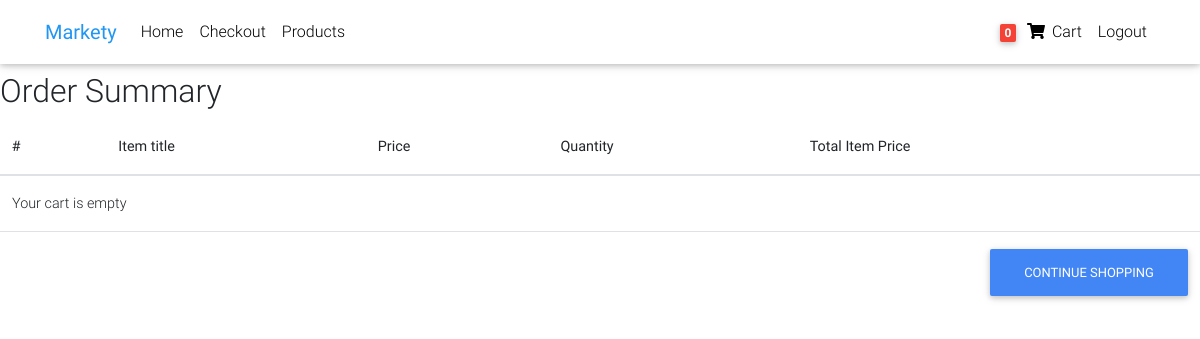
The app's page /order-summary (signed in), older data.
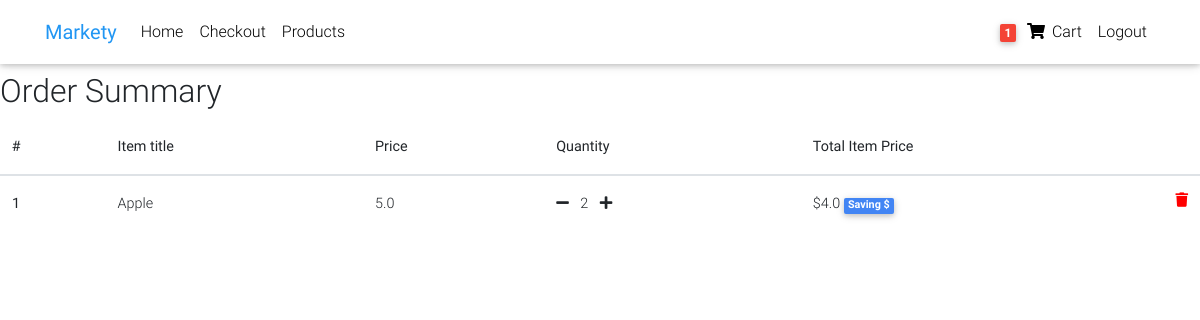
The same page, newer data.
### core/models.py (models this page shows, shortened)
class Order(models.Model):
    user = models.ForeignKey(settings.AUTH_USER_MODEL, verbose_name=(""), on_delete=models.CASCADE)
    items = models.ManyToManyField(OrderItem, verbose_name=(""))
    start_date = models.DateTimeField((""), auto_now=False, auto_now_add=True)
    ordered_date = models.DateTimeField((), auto_now=False, auto_now_add=False)
    ordered = models.BooleanField(default=False)

class OrderItem(models.Model):
    user = models.ForeignKey(settings.AUTH_USER_MODEL, on_delete=models.CASCADE)
    ordered = models.BooleanField(default=False)
    item = models.ForeignKey(Item, on_delete=models.CASCADE)
    quantity = models.IntegerField(default=1)
    def get_total_discount_item_price(self):
        return self.quantity * self.item.discount_price

class Item(models.Model):
    title = models.CharField(max_length=100)
    price = models.FloatField()
    discount_price = models.FloatField(blank=True, null=True)
    category = models.CharField(choices=CATEGORY_CHOICES, max_length=2)
    label = models.CharField(choices=LABEL_CHOICES, max_length=1)
    slug = models.SlugField()
    description = models.TextField()

### core/views.py (the view)
# urls.py: path('order-summary', OrderSummaryView.as_view(), name="order-summary"),
class OrderSummaryView(LoginRequiredMixin, View):
    def get(self, *args, **kwargs):
        try:
            order = Order.objects.get(user=self.request.user, ordered=False)
            context = {
                'object': order
            }
            return render(self.request, "order_summary.html", context)
        except ObjectDoesNotExist:
            messages.warning(self.request, "You do not have an active order")
            return redirect("/")

### core/templatetags/cart_template_tags.py (called while the page is built)
@register.filter
def cart_item_count(user):
    if user.is_authenticated:
        qs = Order.objects.filter(user=user, ordered=False)
        if qs.exists():
            return qs[0].items.count()
    return 0

### core/templates/order_summary.html
{% extends "base.html" %}
{% block content %}
    <main>
        <div class="table-responsive text-nowrap">
            <h2>Order Summary</h2>
            <table class="table">
                <thead>
                    <tr>
                        <th scope="col">#</th>
                        <th scope="col">Item title</th>
                        <th scope="col">Price</th>
                        <th scope="col">Quantity</th>
                        <th scope="col">Total Item Price</th>
                    </tr>
                </thead>
                <tbody>
                    {% for order_item in object.items.all %}
                        <tr>
                            <th scope="row">{{ forloop.counter }}</th>
                            <td>{{ order_item.item.title }}</td>
                            <td>{{ order_item.item.price }}</td>
                            <td>
                                <a href="{% url 'core:home'%}"><i class="fas fa-minus mr-2"></i></a>
                                    {{ order_item.quantity }}
                                <a href="{% url 'core:add-to-cart' order_item.item.slug %}"><i class="fas fa-plus ml-2"></i></a>
                            </td>
                            <td>
                                {% if order_item.item.discount_price %}
                                    ${{ order_item.get_total_discount_item_price }}
                                    <span class="badge badge-primary">Saving ${{ order_item.get_amount_saved }}</span>
                                {% else %}
                                    ${{ order_item.get_total_item_price }}
                                {% endif %}
                                <a style='color: red;' href="{% url 'core:remove-from-cart' order_item.item.slug %}">
                                    <i class="fas fa-trash float-right"></i>
                                </a>
                        </tr>
                    {% empty %}
                        <tr>
                            <td colspan='5'>Your cart is empty</td>
                        </tr>
                        <tr>
                            <td colspan="5">
                            <a class='btn btn-primary float-right' href='/'>Continue shopping</a>
                            </td>
                        </tr>
                    {% endfor %}
                </tbody>
            </table>
        </div>
    </main>
{% endblock content %}

### core/templates/base.html (shortened to what this page needs)
{% load static %}
<!DOCTYPE html>
<html lang="en">
<head>
  <link rel="stylesheet" href="https://use.fontawesome.com/releases/v5.8.1/css/all.css">
  <link rel="stylesheet" href="{% static 'css/hello.css' %}" >
  <link href="{% static 'css/bootstrap.min.css' %}" rel="stylesheet">
  <link href="{% static 'css/mdb.min.css' %}" rel="stylesheet">
  <link href="{% static 'css/style.min.css' %}" rel="stylesheet">
</head>
{% include "navbar.html" %}
<body>
    <div class="mt-5 pt-4">
    </div>
    <div>
      {% block content %}
      {% endblock content %}
    </div>
</body>
</html>

### core/templates/navbar.html (shortened to what this page needs)
{% load cart_template_tags %}
<nav class="navbar fixed-top navbar-expand-lg navbar-light white scrolling-navbar">
    <div class="container">
      <a class="navbar-brand waves-effect" href="/">
        <strong class="blue-text">Markety</strong>
      </a>
      <div class="collapse navbar-collapse" id="navbarSupportedContent">
        <ul class="navbar-nav mr-auto">
          <li class="nav-item">
            <a class="nav-link waves-effect" href="/">Home
            </a>
          </li>
          <li class="nav-item">
            <a class="nav-link waves-effect" href="/checkout">
            Checkout</a>
          </li>
          <li class="nav-item">
            <a class="nav-link waves-effect" href="/products">
            Products</a>
          </li>
        </ul>
          <ul class="navbar-nav nav-flex-icons">
          {% if request.user.is_authenticated %}
          <li class="nav-item">
            <a href="{% url 'core:order-summary' %}" class="nav-link waves-effect">
              <span class="badge red z-depth-1 mr-1"> {{ request.user|cart_item_count }} </span>
              <i class="fas fa-shopping-cart"></i>
              <span class="clearfix d-none d-sm-inline-block"> Cart </span>
            </a>
          </li>
          <li class="nav-item">
            <a class="nav-link waves-effect" href="{% url 'account_logout' %}">
              <span class="clearfix d-none d-sm-inline-block"> Logout </span>
            </a>
          </li>
          {% endif %}
        </ul>
      </div>
    </div>
  </nav>

### core/templates/base.html (style rules this page uses)
html, body, header, .carousel { height: 60vh; }

Row changes from the older to the newer data that the page shows:
now on this page (row edited): OrderItem: item "Apple", item.price "5.0", quantity "2", get_total_discount_item_price "4.0"
Text that changed along with them:
{{ request.user|cart_item_count }}: "0" → "1"
text no longer shown: "Your cart is empty CONTINUE SHOPPING"
